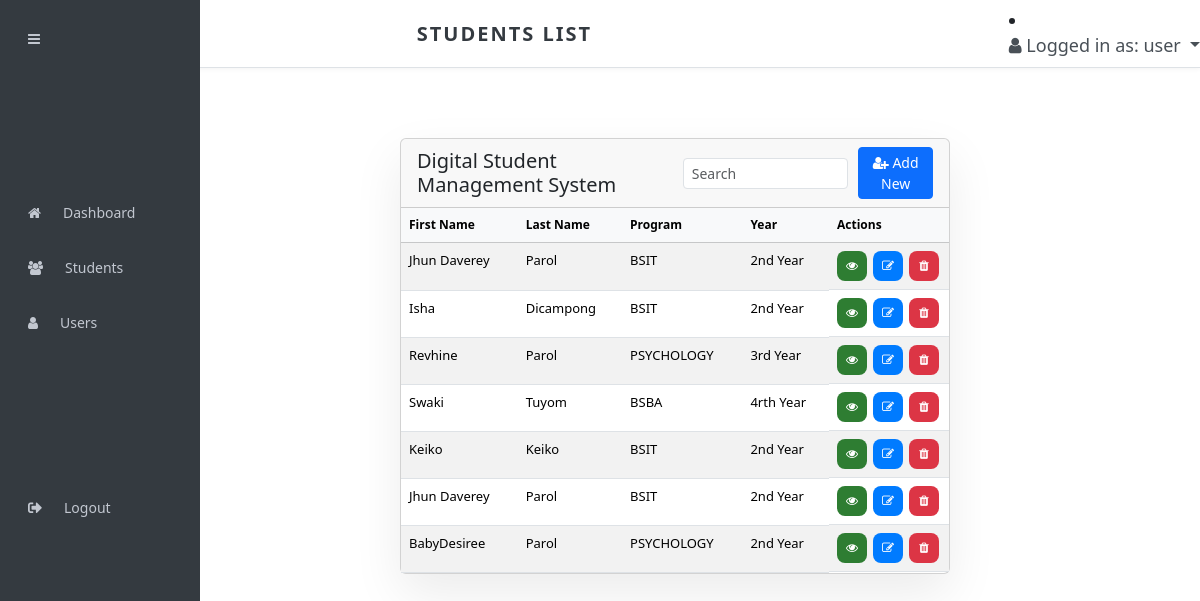
Page /studentslist.php (signed in) on the committed database.
### tables this page shows
CREATE TABLE `employee` (
  `id` int NOT NULL,
  `firstname` varchar(100) DEFAULT NULL,
  `lastname` varchar(100) NOT NULL,
  `age` int NOT NULL,
  `position` varchar(100) NOT NULL,
  `Year` varchar(50) NOT NULL,
  `contact` varchar(100) NOT NULL,
  `email` varchar(100) NOT NULL,
  `address` varchar(100) NOT NULL,
  `hired_at` timestamp NOT NULL DEFAULT CURRENT_TIMESTAMP
);

### studentslist.php (the view, shortened to what this page needs)
<?php
include "connection.php";
$searchTerm = isset($_GET['search']) ? $conn->real_escape_string($_GET['search']) : '';
$query = !empty($searchTerm)
    ? "SELECT id, firstname, lastname, age, position, year, contact, email, address, hired_at
       FROM employee
       WHERE firstname LIKE '%$searchTerm%' OR lastname LIKE '%$searchTerm%'"
    : "SELECT id, firstname, lastname, age, position, year, contact, email, address, hired_at FROM employee";
$result = $conn->query($query);
?>
<!DOCTYPE html>
<html lang="en">
<head>
    <link rel="stylesheet" href="css/studentslist2.css">
     <link rel="stylesheet" href="css/sidebar.css">
    <link rel="stylesheet" href="https://cdnjs.cloudflare.com/ajax/libs/font-awesome/5.15.4/css/all.min.css">
    <link rel="stylesheet" href="https://cdn.jsdelivr.net/npm/bootstrap@5.3.3/dist/css/bootstrap.min.css">
</head>
<body>
<nav class="navbar navbar-expand navbar-white navbar-light custom-navbar">
    <span class="navbar-brand mx-auto fw-bolder text-uppercase" style="color: #343a40; letter-spacing: 2px;">
        students list
    </span>
    <li class="nav-item dropdown">
        <a class="nav-link dropdown-toggle" id="userDropdown" data-bs-toggle="dropdown" href="#">
            <i class="fa fa-user" id="userIcon"></i>
            Logged in as:
             <?= htmlspecialchars($_SESSION['username']) ?>
        </a>
    </li>
</nav>
<div class="sidebar" id="sidebar">
    <a href="#" class="close-btn" onclick="toggleSidebar()">
    <i class="fa fa-bars"></i>
</a>
<br><br><br><br><br>
    <a href="dashboard.php">
        <i class="fa fa-home"></i>
        <span>Dashboard</span>
    </a>
    <a href="studentslist.php" class="active">
        <i class="fa fa-users"></i>
        <span>Students</span>
    </a>
    <a href="userslist.php">
        <i class="fa fa-user"></i>
        <span>Users</span>
    </a><br><br><br><br><br>
    <a id="logoutBtn"><i class="fas fa-sign-out-alt"></i><span>Logout</span></a>
</div>
    <div id="main-content">
    <div class="card table-card">
        <div class="card-header table-header">
            <h5 class="mb-0">Digital Student Management System</h5>
            <div class="header-actions">
                <form method="GET" action="" class="search-form">
                    <input type="text"
                        class="form-control form-control-sm search"
                        name="search"
                        placeholder="Search"
                        value="<?php echo htmlspecialchars($searchTerm); ?>">
                </form>
                <button class="btn btn-primary btn-sm add-btn" type="button" id="addNewEmployee">
                    <i class="fa fa-user-plus"></i> Add New
                </button>
            </div>
        </div>
        <div class="card-body p-0">
            <div class="table-responsive">
                <table class="table table-hover table-striped mb-0">
                    <thead class="table-light">
                        <tr>
                            <th>First Name</th>
                            <th>Last Name</th>
                            <th>Program</th>
                            <th>Year</th>
                            <th width="120">Actions</th>
                        </tr>
                    </thead>
                    <tbody>
                        <?php if ($result->num_rows > 0): ?>
                            <?php while ($row = $result->fetch_assoc()): ?>
                                <tr>
                                    <td><?= htmlspecialchars($row['firstname']); ?></td>
                                    <td><?= htmlspecialchars($row['lastname']); ?></td>
                                    <td><?= htmlspecialchars($row['position']); ?></td>
                                    <td><?= htmlspecialchars($row['year']); ?></td>
                                    <td class="actions">
                                            <button class="btn-sm btn-info fa fa-eye view_data" data-id="<?= $row['id']; ?>" title="View Employee"></button>
                                            <button type="button" class="fa fa-edit editBtn"
                                                data-id="<?= $row['id']; ?>"
                                                data-firstname="<?= htmlspecialchars($row['firstname']); ?>"
                                                data-lastname="<?= htmlspecialchars($row['lastname']); ?>"
                                                data-age="<?= htmlspecialchars($row['age']); ?>"
                                                data-position="<?= htmlspecialchars($row['position']); ?>"
                                                data-year="<?= htmlspecialchars($row['year']); ?>"
                                                data-contact="<?= htmlspecialchars($row['contact']); ?>"
                                                data-email="<?= htmlspecialchars($row['email']); ?>"
                                                data-address="<?= htmlspecialchars($row['address']); ?>"
                                                data-hired_at="<?= htmlspecialchars($row['hired_at']); ?>">
                                            </button>
                                            <button class="fa fa-trash" onclick="deleteEmployee(<?= $row['id']; ?>)"></button>
                                    </td>
                                </tr>
                            <?php endwhile; ?>
                        <?php endif; ?>
                    </tbody>
                </table>
            </div>
        </div>
    </div>
</div>
    <link rel="stylesheet" href="https://cdnjs.cloudflare.com/ajax/libs/font-awesome/4.7.0/css/font-awesome.min.css">
</body>
</html>

### studentslist2.css (style rules this page uses)
body { margin: 0; padding: 0; font-family: 'Source Sans Pro', 'Ubuntu', sans-serif; background-color: #f4f6f9; color: #343a40; }
#main-content { margin-left: 300px; justify-content: center; margin-top: 70px; transition: all 0.3s ease; }
.search { padding: 4px 8px; width: 220px; border-radius: 6px; border: 1px solid #ccc; margin-right: 10px; font-size: 14px; }
table { width: 100%; border-collapse: separate; border-spacing: 0 10px; }
.table-card { border: none; border-radius: 10px; box-shadow: 0 20px 50px rgba(0,0,0,0.08); }
.table-header { display: flex; justify-content: space-between; align-items: center; gap: 10px; }
.header-actions { display: flex; align-items: center; gap: 10px; }
th { color: #6c757d;; }
thead th { text-align: left; padding: 12px 16px; font-size: 12px; font-weight: 600; background: transparent; }
tbody tr { background: rgba(40,40,40,0.9); transition: 0.3s ease; }
tbody tr td { padding: 14px; font-size: 13px; color: #e6e6e6; text-align: left; }
td.actions button, td.actions a { font-size: 12px; cursor: pointer; color: white; text-decoration: none; transition: background-color 0.3s ease; }
td.actions { display: flex; gap: 6px; }
td.actions button { width: 30px; height: 30px; border-radius: 8px; border: none; cursor: pointer; transition: 0.2s; }
.fa-eye { background-color: #2E7D32; color: #fff; }
.fa-edit { background-color: #007bff; color: #fff; }
.fa-trash { background-color: #dc3545; color: #fff; }
@media screen and (max-width: 1305px) { .sidebar { width: 100%; left: -100%; } }
@media screen and (max-width: 1305px) { table, th, td { font-size: 12px; } }

### sidebar.css (style rules this page uses)
.custom-navbar { top: 0; left: 0; width: 100%; z-index: 1030; background: #ffffff; border-bottom: 1px solid #dee2e6; padding: 10px 20px; box-shadow: 0 1px 5px rgba(0,0,0,0.05); }
.custom-navbar .nav-link { color: #495057; font-size: 18px; }
.navbar-brand { font-size: 18px; color: #343a40 !important; }
.sidebar { position: fixed; top: 0; left: 0; height: 100vh; width: 200px;; background: #343a40; color: #c2c7d0; padding-top: 60px; transition: all 0.3s ease; z-index: 1200; }
.sidebar a, .sidebar .lgbtn { display: flex; align-items: center; gap: 12px; padding: 12px 18px; margin: 10px; color: #c2c7d0; font-size: 14px; text-decoration: none; border-radius: 6px; transition: 0.2s ease; }
.close-btn { position: fixed; top: 10px; font-size: 22px; color: #c2c7d0; cursor: pointer; }
#main-content { margin-left: 400px; margin-right: 250px; }
.sidebar a span, .sidebar .lgbtn span { display: inline-block; opacity: 1; max-width: 200px; overflow: hidden; white-space: nowrap; transition: all 0.3s ease; margin-left: 10px; }

### rows in the picture
employee: firstname "Jhun Daverey", lastname "Parol", position "BSIT", Year "2nd Year"
employee: firstname "Isha", lastname "Dicampong", position "BSIT", Year "2nd Year"
employee: firstname "Revhine", lastname "Parol", position "PSYCHOLOGY", Year "3rd Year"
employee: firstname "Swaki", lastname "Tuyom", position "BSBA", Year "4rth Year"
employee: firstname "Keiko", lastname "Keiko", position "BSIT", Year "2nd Year"
employee: firstname "Jhun Daverey", lastname "Parol", position "BSIT", Year "2nd Year"
employee: firstname "BabyDesiree", lastname "Parol", position "PSYCHOLOGY", Year "2nd Year"

### other values in the picture
$_SESSION['username'] "user"
